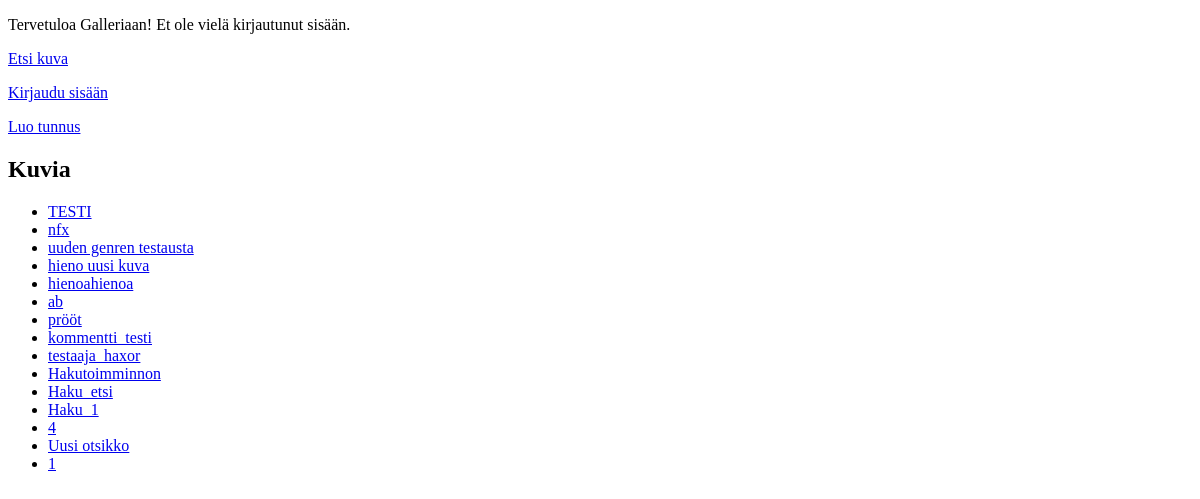
Before: / with the older database file.
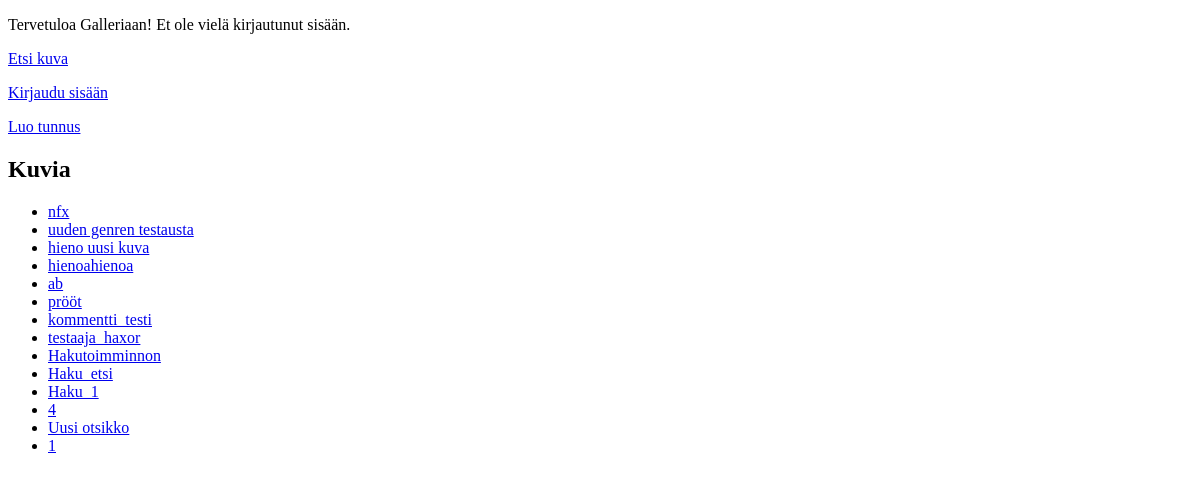
After: the same page with the newer database file.
### tables this page shows
CREATE TABLE images (
id INTEGER PRIMARY KEY,
title TEXT,
kuvaus TEXT,
genre TEXT,
user_id INTEGER REFERENCES users,
date_added TEXT
);

### app.py (the view)
@app.route("/")
def index():
    all_images = images.get_images()
    return render_template("index.html", images=all_images)

### db.py (called while the page is built)
def get_connection():
    con = sqlite3.connect("database.db")
    con.execute("PRAGMA foreign_keys = ON")
    con.row_factory = sqlite3.Row
    return con

def query(sql, params=[]):
    con = get_connection()
    result = con.execute(sql, params).fetchall()
    con.close()
    return result

### images.py (called while the page is built)
def get_images():
    sql = "SELECT id, title FROM images ORDER BY id DESC"
    return db.query(sql)

### templates/index.html (shortened to what this page needs)
<!DOCTYPE html>
<html>
<head>
</head>
<body>
    {% if session.username %}
    <p>
        Olet kirjautunut nimellä {{ session.username }}, id-numerosi on {{ session.user_id }}
    </p>
    <p>
        <a href="/find_image">Etsi kuva</a>
    </p>
    <p>
        <a href="/add_image">Lisää kuva</a>
    </p>
    <p>
        <a href="/logout">Kirjaudu ulos</a>
    </p>
    {% else %}
    <p>
        Tervetuloa Galleriaan!
        Et ole vielä kirjautunut sisään.
    </p>
    <p>
        <a href="/find_image">Etsi kuva</a>
    </p>
    <p>
        <a href="/login">Kirjaudu sisään</a>
    </p>
    <p>
        <a href="/register">Luo tunnus</a>
    </p>
    {% endif %}
    <h2>Kuvia</h2>
    <ul>
    {% for image in images %}
    <li><a href="/image/{{ image.id }}">{{ image.title }}</a></li>
    {% endfor %}
    </ul>
    </body>
</html>

Changed rows visible on the page:
removed images: title "TESTI"
